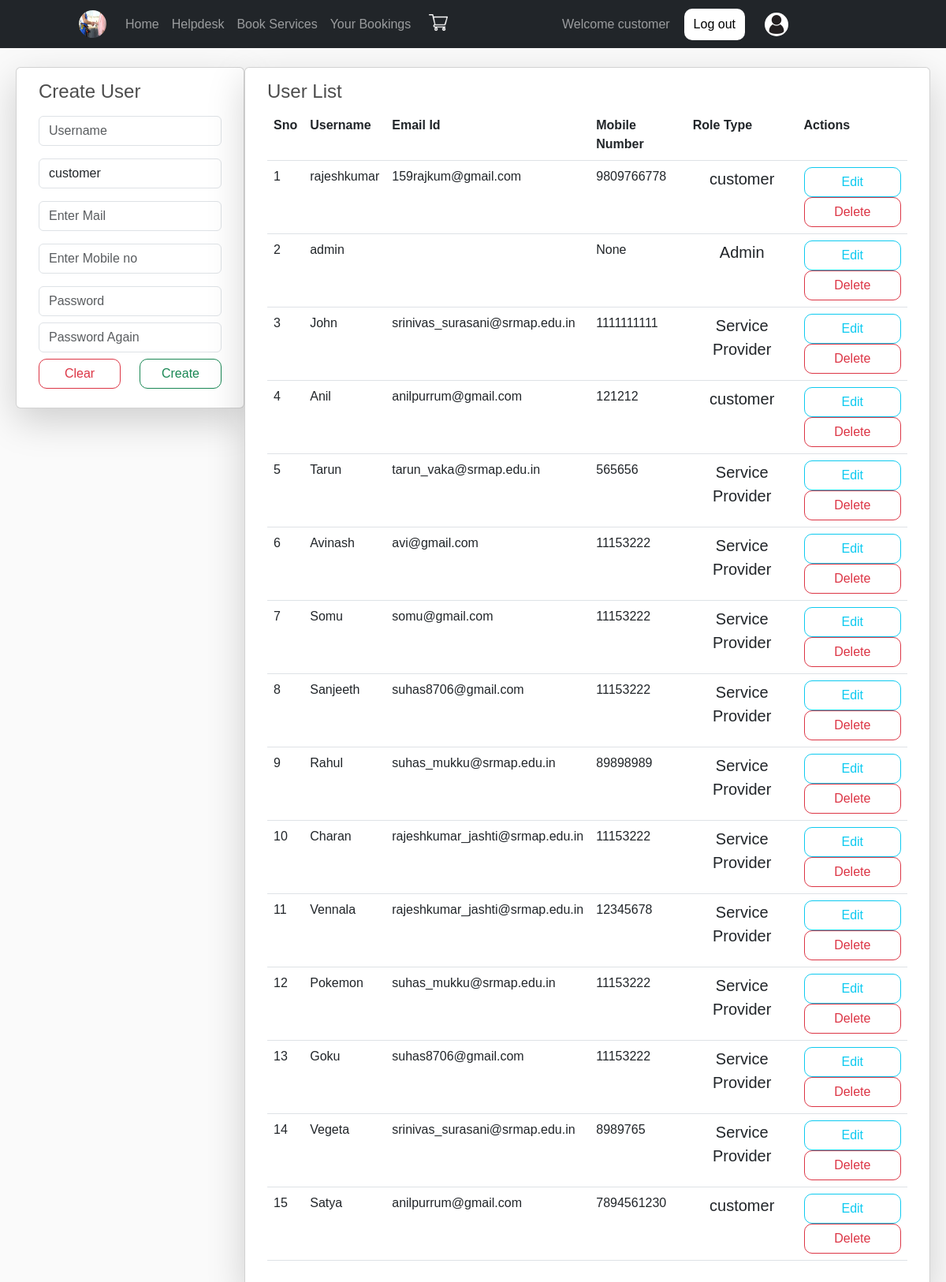
Screenshot of /usrlst/ (signed in) with the database file from the repository.
### SMSApp/models.py (models this page shows)
class User(AbstractUser):
    c=[
        ('customer','customer'),
        ('Service provider','Service provider'),
    ]
    mble = models.CharField(max_length=10,null=True,blank=True)
    role_type=models.CharField(choices=c,default='customer',max_length=30)

### SMSApp/views.py (the view, shortened to what this page needs)
# urls.py: path('usrlst/',views.userlist,name="usrl"),
def userlist(request):
	c = User.objects.all()
	a = User.objects.all()
	n,m = {},{}
	for j in n.values():
		for v in j.items():
			m[v[0]] = v[1]
	s = UslistForm()
	return render(request,'html/userlist.html',{'w':s,'p':m.items(),'k':c})

### SMSApp/forms.py
class UslistForm(UserCreationForm):
	password1 = forms.CharField(widget=forms.PasswordInput(attrs={"class":"form-control my-2","placeholder":"Password"}))
	password2 = forms.CharField(widget=forms.PasswordInput(attrs={"class":"form-control my-2","placeholder":"Password Again"}))
	class Meta:
		model = User
		fields = ["username","role_type","email","mble"]
		widgets = {
		"username":forms.TextInput(attrs={
			"class":"form-control my-3",
			"placeholder":"Username",
			}),
		"role_type":forms.Select(attrs={
			"class":"form-control my-3",
			}),
        "email":forms.TextInput(attrs={
            "class":"form-control my-3",
			"placeholder":"Enter Mail",
            }),
        "mble":forms.TextInput(attrs={
            "class":"form-control my-3",
			"placeholder":"Enter Mobile no",
            }),
		}

### templates/html/userlist.html (shortened to what this page needs)
{% extends 'html/base.html' %}
{% block content %}
<div class="container-fluid mt-4">
	<div class="row mx-2">
		<div class="col-md-3 card shadow-lg mr-2 h-100">
			<div class="card-body">
				<h4>Create User</h4>
				<form method="post">
					{% for i in w %}
						{{i}}
					{% endfor %}
					<div class="row mb-2">
						<div class="col">
							<input type="reset" value="Clear" class="btn btn-outline-danger form-control" style="border-radius: 10px;">
						</div>
						<div class="col">
							<input type="submit" value="Create" class="btn btn-outline-success form-control" style="border-radius: 10px;">
						</div>
					</div>
				</form>
			</div>
		</div>
		<div class="col card shadow-lg h-100">
			<div class="card-body">
				<h4>User List</h4>
				<table class="table">
					<tr>
						<th>Sno</th>
						<th>Username</th>
						<th>Email Id</th>
                        <th>Mobile Number</th>
						<th>Role Type</th>
						<th>Actions</th>
					</tr>
					{% for j in k %}
					<tr>
						<td>{{forloop.counter}}</td>
						<td>{{j.username}}</td>
						<td>{{j.email}}</td>
                        <td>{{j.mble}}</td>
						<td>
							{% if j.role_type == 'customer' %}
								{% if j.is_superuser %}
									<p class="mr-3">Admin</p>
								{% else %}
									<p>customer</p>
								{% endif %}
							{% elif j.role_type == 'Service provider' %}
								<p>Service Provider</p>
							{% endif %}
						</td>
						<td>
							<div class="row">
								<div class="col">
									<a href ="{% url 'set' j.id %}" class="btn btn-outline-info form-control" style="border-radius: 10px">Edit</a>
								</div>
								<div class="col">
									<a href="{% url 'usd' j.id  %}" class="btn btn-outline-danger form-control" style="border-radius: 10px;">Delete</a>
								</div>
							</div>
						</td>
					</tr>
					{% endfor %}
				</table>
			</div>
		</div>
	</div>
</div>
{% endblock %}

### templates/html/base.html (style rules this page uses)
* { margin: 0; padding: 0; font-family: sans-serif; scroll-behavior: smooth; }
.card-body p { font-size: 20px; text-align: center; }
body { background-color: hsl(0, 0%, 98%); }
h1,h2,h3,h4,h5,h6 { color:hsl(0, 0%, 30%); }
.btn { border-radius: 0; }

### rows the page displays
User: username "rajeshkumar", email "159rajkum@gmail.com", mble "9809766778", role_type "customer"
User: username "admin", mble "None", role_type "Admin"
User: username "John", email "srinivas_surasani@srmap.edu.in", mble "1111111111", role_type "Service Provider"
User: username "Anil", email "anilpurrum@gmail.com", mble "121212", role_type "customer"
User: username "Tarun", email "tarun_vaka@srmap.edu.in", mble "565656", role_type "Service Provider"
User: username "Avinash", email "avi@gmail.com", mble "11153222", role_type "Service Provider"
User: username "Somu", email "somu@gmail.com", mble "11153222", role_type "Service Provider"
User: username "Sanjeeth", email "suhas8706@gmail.com", mble "11153222", role_type "Service Provider"
User: username "Rahul", email "suhas_mukku@srmap.edu.in", mble "89898989", role_type "Service Provider"
User: username "Charan", email "rajeshkumar_jashti@srmap.edu.in", mble "11153222", role_type "Service Provider"
User: username "Vennala", email "rajeshkumar_jashti@srmap.edu.in", mble "12345678", role_type "Service Provider"
User: username "Pokemon", email "suhas_mukku@srmap.edu.in", mble "11153222", role_type "Service Provider"
User: username "Goku", email "suhas8706@gmail.com", mble "11153222", role_type "Service Provider"
User: username "Vegeta", email "srinivas_surasani@srmap.edu.in", mble "8989765", role_type "Service Provider"
User: username "Satya", email "anilpurrum@gmail.com", mble "7894561230", role_type "customer"
